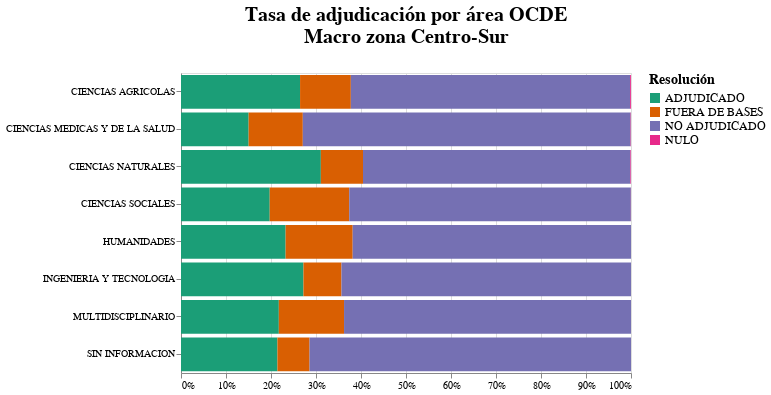

Notebook cell for this chart:
### Code cell
chart4b = alt.Chart(df_4b).mark_bar().encode(
            x = alt.X('TASA', stack="normalize", sort=None, 
                      axis=alt.Axis(format='%'), title=None),
            y = alt.Y('DISCIPLINA OECD',sort=None,title=None),
            color = alt.Color('ESTADO_RESOLUCION_CONCURSO',
                              title='Resolución',scale=alt.Scale(scheme='dark2')),
            tooltip = [alt.Tooltip('TASA', title='Tasa', format='.2%'),
                      alt.Tooltip('COUNT', title='Cantidad')],
          )
(chart4b).properties(width=450, height=300,
      title=['Tasa de adjudicación por área OCDE', 'Macro zona Centro-Sur',' '])\
      .configure_title( fontSize=20, font='Arial', anchor='middle', color='black')\
      .configure_legend(titleFontSize=14,labelFontSize=12)

### Figure 1 — Vega-Lite specification as saved in the notebook (floating-point values rounded to 4 significant figures)
{"config": {"view": {"continuousWidth": 400, "continuousHeight": 300}, "legend": {"labelFontSize": 12, "titleFontSize": 14}, "title": {"anchor": "middle", "color": "black", "font": "Arial", "fontSize": 20}}, "data": {"name": "data-3e128eb0b9d012c02f34dc09ec2036f9"}, "mark": "bar", "encoding": {"color": {"type": "nominal", "field": "ESTADO_RESOLUCION_CONCURSO", "scale": {"scheme": "dark2"}, "title": "Resolución"}, "tooltip": [{"type": "quantitative", "field": "TASA", "format": ".2%", "title": "Tasa"}, {"type": "quantitative", "field": "COUNT", "title": "Cantidad"}], "x": {"type": "quantitative", "axis": {"format": "%"}, "field": "TASA", "sort": null, "stack": "normalize", "title": null}, "y": {"type": "nominal", "field": "DISCIPLINA OECD", "sort": null, "title": null}}, "height": 300, "title": ["Tasa de adjudicación por área OCDE", "Macro zona Centro-Sur", " "], "width": 450, "$schema": "https://vega.github.io/schema/vega-lite/v4.8.1.json", "datasets": {"data-3e128eb0b9d012c02f34dc09ec2036f9": [{"DISCIPLINA OECD": "CIENCIAS AGRICOLAS", "ESTADO_RESOLUCION_CONCURSO": "ADJUDICADO", "COUNT": 272, "TASA": 0.2646}, {"DISCIPLINA OECD": "CIENCIAS AGRICOLAS", "ESTADO_RESOLUCION_CONCURSO": "FUERA DE BASES", "COUNT": 116, "TASA": 0.1128}, {"DISCIPLINA OECD": "CIENCIAS AGRICOLAS", "ESTADO_RESOLUCION_CONCURSO": "NO ADJUDICADO", "COUNT": 638, "TASA": 0.6206}, {"DISCIPLINA OECD": "CIENCIAS AGRICOLAS", "ESTADO_RESOLUCION_CONCURSO": "NULO", "COUNT": 2, "TASA": 0.001946}, {"DISCIPLINA OECD": "CIENCIAS MEDICAS Y DE LA SALUD", "ESTADO_RESOLUCION_CONCURSO": "ADJUDICADO", "COUNT": 176, "TASA": 0.1503}, {"DISCIPLINA OECD": "CIENCIAS MEDICAS Y DE LA SALUD", "ESTADO_RESOLUCION_CONCURSO": "FUERA DE BASES", "COUNT": 141, "TASA": 0.1204}, {"DISCIPLINA OECD": "CIENCIAS MEDICAS Y DE LA SALUD", "ESTADO_RESOLUCION_CONCURSO": "NO ADJUDICADO", "COUNT": 853, "TASA": 0.7284}, {"DISCIPLINA OECD": "CIENCIAS MEDICAS Y DE LA SALUD", "ESTADO_RESOLUCION_CONCURSO": "NULO", "COUNT": 1, "TASA": 0.000854}, {"DISCIPLINA OECD": "CIENCIAS NATURALES", "ESTADO_RESOLUCION_CONCURSO": "ADJUDICADO", "COUNT": 1158, "TASA": 0.3108}, {"DISCIPLINA OECD": "CIENCIAS NATURALES", "ESTADO_RESOLUCION_CONCURSO": "FUERA DE BASES", "COUNT": 349, "TASA": 0.09367}, {"DISCIPLINA OECD": "CIENCIAS NATURALES", "ESTADO_RESOLUCION_CONCURSO": "NO ADJUDICADO", "COUNT": 2214, "TASA": 0.5942}, {"DISCIPLINA OECD": "CIENCIAS NATURALES", "ESTADO_RESOLUCION_CONCURSO": "NULO", "COUNT": 5, "TASA": 0.001342}, {"DISCIPLINA OECD": "CIENCIAS SOCIALES", "ESTADO_RESOLUCION_CONCURSO": "ADJUDICADO", "COUNT": 676, "TASA": 0.1971}, {"DISCIPLINA OECD": "CIENCIAS SOCIALES", "ESTADO_RESOLUCION_CONCURSO": "FUERA DE BASES", "COUNT": 606, "TASA": 0.1767}, {"DISCIPLINA OECD": "CIENCIAS SOCIALES", "ESTADO_RESOLUCION_CONCURSO": "NO ADJUDICADO", "COUNT": 2146, "TASA": 0.6258}, {"DISCIPLINA OECD": "CIENCIAS SOCIALES", "ESTADO_RESOLUCION_CONCURSO": "NULO", "COUNT": 1, "TASA": 0.0002916}, {"DISCIPLINA OECD": "HUMANIDADES", "ESTADO_RESOLUCION_CONCURSO": "ADJUDICADO", "COUNT": 212, "TASA": 0.2325}, {"DISCIPLINA OECD": "HUMANIDADES", "ESTADO_RESOLUCION_CONCURSO": "FUERA DE BASES", "COUNT": 136, "TASA": 0.1491}, {"DISCIPLINA OECD": "HUMANIDADES", "ESTADO_RESOLUCION_CONCURSO": "NO ADJUDICADO", "COUNT": 564, "TASA": 0.6184}, {"DISCIPLINA OECD": "INGENIERIA Y TECNOLOGIA", "ESTADO_RESOLUCION_CONCURSO": "ADJUDICADO", "COUNT": 483, "TASA": 0.2721}, {"DISCIPLINA OECD": "INGENIERIA Y TECNOLOGIA", "ESTADO_RESOLUCION_CONCURSO": "FUERA DE BASES", "COUNT": 150, "TASA": 0.08451}, {"DISCIPLINA OECD": "INGENIERIA Y TECNOLOGIA", "ESTADO_RESOLUCION_CONCURSO": "NO ADJUDICADO", "COUNT": 1142, "TASA": 0.6434}, {"DISCIPLINA OECD": "MULTIDISCIPLINARIO", "ESTADO_RESOLUCION_CONCURSO": "ADJUDICADO", "COUNT": 15, "TASA": 0.2174}, {"DISCIPLINA OECD": "MULTIDISCIPLINARIO", "ESTADO_RESOLUCION_CONCURSO": "FUERA DE BASES", "COUNT": 10, "TASA": 0.1449}, {"DISCIPLINA OECD": "MULTIDISCIPLINARIO", "ESTADO_RESOLUCION_CONCURSO": "NO ADJUDICADO", "COUNT": 44, "TASA": 0.6377}, {"DISCIPLINA OECD": "SIN INFORMACION", "ESTADO_RESOLUCION_CONCURSO": "ADJUDICADO", "COUNT": 3, "TASA": 0.2143}, {"DISCIPLINA OECD": "SIN INFORMACION", "ESTADO_RESOLUCION_CONCURSO": "FUERA DE BASES", "COUNT": 1, "TASA": 0.07143}, {"DISCIPLINA OECD": "SIN INFORMACION", "ESTADO_RESOLUCION_CONCURSO": "NO ADJUDICADO", "COUNT": 10, "TASA": 0.7143}]}}
